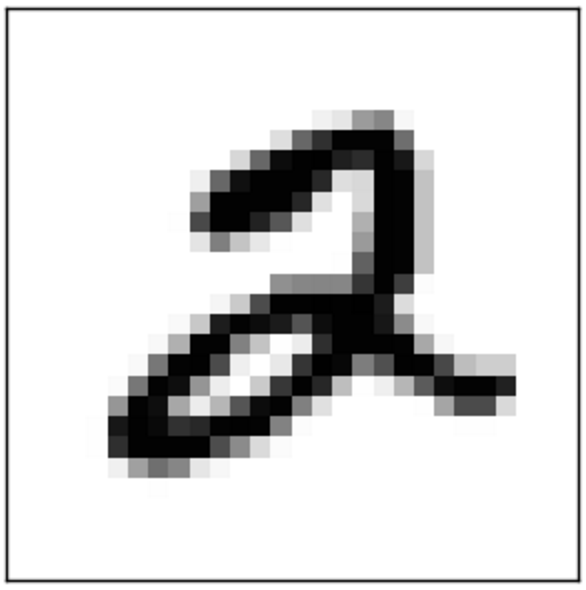
#> input picture OpenCvLearning/mnist-2.png, 586 x 590 px
$ python MorphologicalTX.py
#> lines starting #> are read from the running program, lines starting #| are printed output that depends on the picture
import cv2
import numpy as np
from matplotlib import pyplot as plt

img = cv2.imread('mnist-2.png')
#> img is the input picture: shape (590, 586, 3); min 0, max 255, mean 214.3
kernel = np.ones((3,3),np.uint8)
erosion = cv2.erode(img,kernel,iterations = 1)
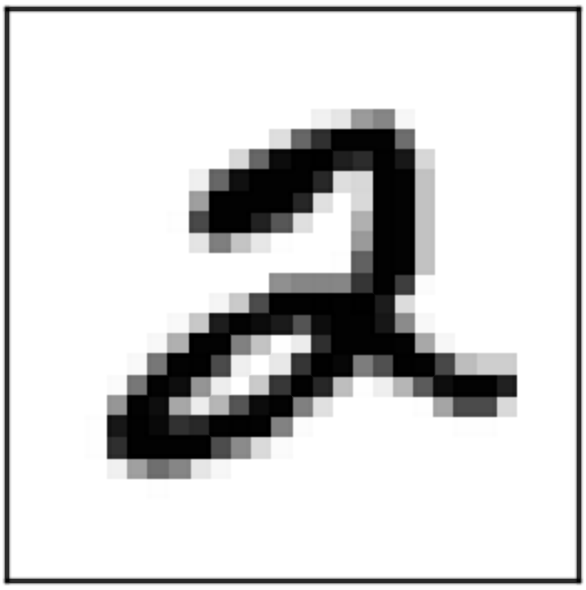
#> erosion: shape (590, 586, 3); min 0, max 255, mean 209.4
dilation = cv2.dilate(img,kernel,iterations = 1)
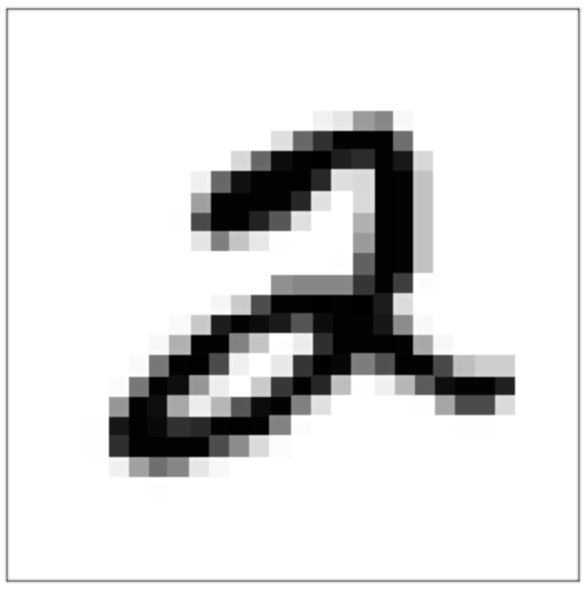
#> dilation: shape (590, 586, 3); min 1, max 255, mean 219.1
plt.imshow(erosion),plt.title('Original'),plt.yticks([]),plt.xticks([])
plt.imshow(dilation),plt.title('Original1'),plt.yticks([]),plt.xticks([])
plt.show()
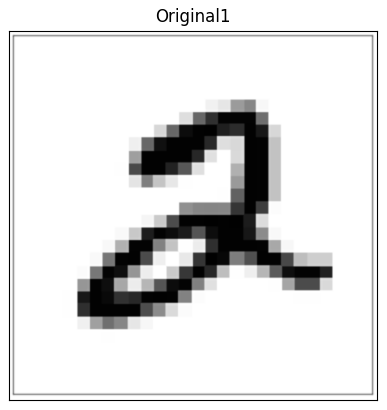
#> figure drawn by matplotlib, 1 panel
